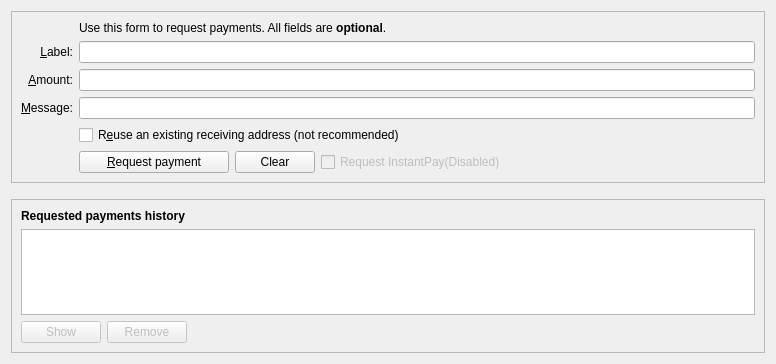
<?xml version="1.0" encoding="UTF-8"?>
<ui version="4.0">
 <class>ReceiveCoinsDialog</class>
 <widget class="QWidget" name="ReceiveCoinsDialog">
  <property name="geometry">
   <rect>
    <x>0</x>
    <y>0</y>
    <width>776</width>
    <height>364</height>
   </rect>
  </property>
  <layout class="QVBoxLayout" name="verticalLayout" stretch="0,0,1">
   <item>
    <widget class="QFrame" name="frame2">
     <property name="sizePolicy">
      <sizepolicy hsizetype="Preferred" vsizetype="Expanding">
       <horstretch>0</horstretch>
       <verstretch>0</verstretch>
      </sizepolicy>
     </property>
     <property name="frameShape">
      <enum>QFrame::StyledPanel</enum>
     </property>
     <property name="frameShadow">
      <enum>QFrame::Sunken</enum>
     </property>
     <layout class="QVBoxLayout" name="verticalLayout_3">
      <item>
       <layout class="QGridLayout" name="gridLayout">
        <item row="7" column="2">
         <widget class="QCheckBox" name="reuseAddress">
          <property name="toolTip">
           <string>Reuse one of the previously used receiving addresses. Reusing addresses has security and privacy issues. Do not use this unless re-generating a payment request made before.</string>
          </property>
          <property name="text">
           <string>R&amp;euse an existing receiving address (not recommended)</string>
          </property>
         </widget>
        </item>
        <item row="7" column="0">
         <widget class="QLabel" name="label_4">
          <property name="text">
           <string/>
          </property>
         </widget>
        </item>
        <item row="6" column="0">
         <widget class="QLabel" name="label_3">
          <property name="toolTip">
           <string>An optional message to attach to the payment request, which will be displayed when the request is opened. Note: The message will not be sent with the payment over the smartcoin network.</string>
          </property>
          <property name="text">
           <string>&amp;Message:</string>
          </property>
          <property name="alignment">
           <set>Qt::AlignRight|Qt::AlignTrailing|Qt::AlignVCenter</set>
          </property>
          <property name="buddy">
           <cstring>reqMessage</cstring>
          </property>
         </widget>
        </item>
        <item row="4" column="2">
         <widget class="QLineEdit" name="reqLabel">
          <property name="toolTip">
           <string>An optional label to associate with the new receiving address.</string>
          </property>
         </widget>
        </item>
        <item row="6" column="2">
         <widget class="QLineEdit" name="reqMessage">
          <property name="toolTip">
           <string>An optional message to attach to the payment request, which will be displayed when the request is opened. Note: The message will not be sent with the payment over the smartcoin network.</string>
          </property>
         </widget>
        </item>
        <item row="2" column="2">
         <widget class="QLabel" name="label_5">
          <property name="text">
           <string>Use this form to request payments. All fields are &lt;b&gt;optional&lt;/b&gt;.</string>
          </property>
         </widget>
        </item>
        <item row="4" column="0">
         <widget class="QLabel" name="label_2">
          <property name="toolTip">
           <string>An optional label to associate with the new receiving address.</string>
          </property>
          <property name="text">
           <string>&amp;Label:</string>
          </property>
          <property name="alignment">
           <set>Qt::AlignRight|Qt::AlignTrailing|Qt::AlignVCenter</set>
          </property>
          <property name="buddy">
           <cstring>reqLabel</cstring>
          </property>
         </widget>
        </item>
        <item row="5" column="0">
         <widget class="QLabel" name="label">
          <property name="toolTip">
           <string>An optional amount to request. Leave this empty or zero to not request a specific amount.</string>
          </property>
          <property name="text">
           <string>&amp;Amount:</string>
          </property>
          <property name="alignment">
           <set>Qt::AlignRight|Qt::AlignTrailing|Qt::AlignVCenter</set>
          </property>
          <property name="buddy">
           <cstring>reqAmount</cstring>
          </property>
         </widget>
        </item>
        <item row="5" column="2">
         <widget class="BitcoinAmountField" name="reqAmount">
          <property name="minimumSize">
           <size>
            <width>80</width>
            <height>0</height>
           </size>
          </property>
          <property name="toolTip">
           <string>An optional amount to request. Leave this empty or zero to not request a specific amount.</string>
          </property>
         </widget>
        </item>
        <item row="8" column="2">
         <layout class="QHBoxLayout" name="horizontalLayout">
          <item>
           <widget class="QPushButton" name="receiveButton">
            <property name="minimumSize">
             <size>
              <width>150</width>
              <height>0</height>
             </size>
            </property>
            <property name="text">
             <string>&amp;Request payment</string>
            </property>
            <property name="icon">
             <iconset resource="../bitcoin.qrc">
              <normaloff>:/icons/receiving_addresses</normaloff>:/icons/receiving_addresses</iconset>
            </property>
           </widget>
          </item>
          <item>
           <widget class="QPushButton" name="clearButton">
            <property name="sizePolicy">
             <sizepolicy hsizetype="Minimum" vsizetype="Fixed">
              <horstretch>0</horstretch>
              <verstretch>0</verstretch>
             </sizepolicy>
            </property>
            <property name="toolTip">
             <string>Clear all fields of the form.</string>
            </property>
            <property name="text">
             <string>Clear</string>
            </property>
            <property name="icon">
             <iconset resource="../bitcoin.qrc">
              <normaloff>:/icons/remove</normaloff>:/icons/remove</iconset>
            </property>
            <property name="autoDefault">
             <bool>false</bool>
            </property>
           </widget>
          </item>
          <item>
           <widget class="QCheckBox" name="checkUseInstantSend">
            <property name="text">
             <string>Request InstantPay(Disabled)</string>
            </property>
            <property name="checked">
             <bool>false</bool>
            </property>
            <property name="enabled">
              <bool>false</bool>
            </property>
           </widget>
          </item>
          <item>
           <spacer name="horizontalSpacer">
            <property name="orientation">
             <enum>Qt::Horizontal</enum>
            </property>
            <property name="sizeHint" stdset="0">
             <size>
              <width>40</width>
              <height>20</height>
             </size>
            </property>
           </spacer>
          </item>
         </layout>
        </item>
        <item row="8" column="0">
         <widget class="QLabel" name="label_7">
          <property name="text">
           <string/>
          </property>
         </widget>
        </item>
       </layout>
      </item>
     </layout>
    </widget>
   </item>
   <item>
    <spacer name="verticalSpacer_2">
     <property name="orientation">
      <enum>Qt::Vertical</enum>
     </property>
     <property name="sizeHint" stdset="0">
      <size>
       <width>20</width>
       <height>10</height>
      </size>
     </property>
    </spacer>
   </item>
   <item>
    <widget class="QFrame" name="frame">
     <property name="sizePolicy">
      <sizepolicy hsizetype="Preferred" vsizetype="Expanding">
       <horstretch>0</horstretch>
       <verstretch>0</verstretch>
      </sizepolicy>
     </property>
     <property name="frameShape">
      <enum>QFrame::StyledPanel</enum>
     </property>
     <property name="frameShadow">
      <enum>QFrame::Raised</enum>
     </property>
     <layout class="QVBoxLayout" name="verticalLayout_2">
      <item>
       <widget class="QLabel" name="label_6">
        <property name="font">
         <font>
          <weight>75</weight>
          <bold>true</bold>
         </font>
        </property>
        <property name="text">
         <string>Requested payments history</string>
        </property>
       </widget>
      </item>
      <item>
       <widget class="QTableView" name="recentRequestsView">
        <property name="contextMenuPolicy">
         <enum>Qt::CustomContextMenu</enum>
        </property>
        <property name="tabKeyNavigation">
         <bool>false</bool>
        </property>
        <property name="sortingEnabled">
         <bool>true</bool>
        </property>
       </widget>
      </item>
      <item>
       <layout class="QHBoxLayout" name="horizontalLayout_2">
        <item>
         <widget class="QPushButton" name="showRequestButton">
          <property name="enabled">
           <bool>false</bool>
          </property>
          <property name="toolTip">
           <string>Show the selected request (does the same as double clicking an entry)</string>
          </property>
          <property name="text">
           <string>Show</string>
          </property>
          <property name="icon">
           <iconset resource="../bitcoin.qrc">
            <normaloff>:/icons/edit</normaloff>:/icons/edit</iconset>
          </property>
          <property name="autoDefault">
           <bool>false</bool>
          </property>
         </widget>
        </item>
        <item>
         <widget class="QPushButton" name="removeRequestButton">
          <property name="enabled">
           <bool>false</bool>
          </property>
          <property name="toolTip">
           <string>Remove the selected entries from the list</string>
          </property>
          <property name="text">
           <string>Remove</string>
          </property>
          <property name="icon">
           <iconset resource="../bitcoin.qrc">
            <normaloff>:/icons/remove</normaloff>:/icons/remove</iconset>
          </property>
          <property name="autoDefault">
           <bool>false</bool>
          </property>
         </widget>
        </item>
        <item>
         <spacer name="horizontalSpacer_2">
          <property name="orientation">
           <enum>Qt::Horizontal</enum>
          </property>
          <property name="sizeHint" stdset="0">
           <size>
            <width>40</width>
            <height>20</height>
           </size>
          </property>
         </spacer>
        </item>
       </layout>
      </item>
     </layout>
    </widget>
   </item>
  </layout>
 </widget>
 <customwidgets>
  <customwidget>
   <class>BitcoinAmountField</class>
   <extends>QLineEdit</extends>
   <header>bitcoinamountfield.h</header>
   <container>1</container>
  </customwidget>
 </customwidgets>
 <tabstops>
  <tabstop>reqLabel</tabstop>
  <tabstop>reqAmount</tabstop>
  <tabstop>reqMessage</tabstop>
  <tabstop>reuseAddress</tabstop>
  <tabstop>receiveButton</tabstop>
  <tabstop>clearButton</tabstop>
  <tabstop>recentRequestsView</tabstop>
  <tabstop>showRequestButton</tabstop>
  <tabstop>removeRequestButton</tabstop>
 </tabstops>
 <resources>
  <include location="../bitcoin.qrc"/>
 </resources>
 <connections/>
</ui>
